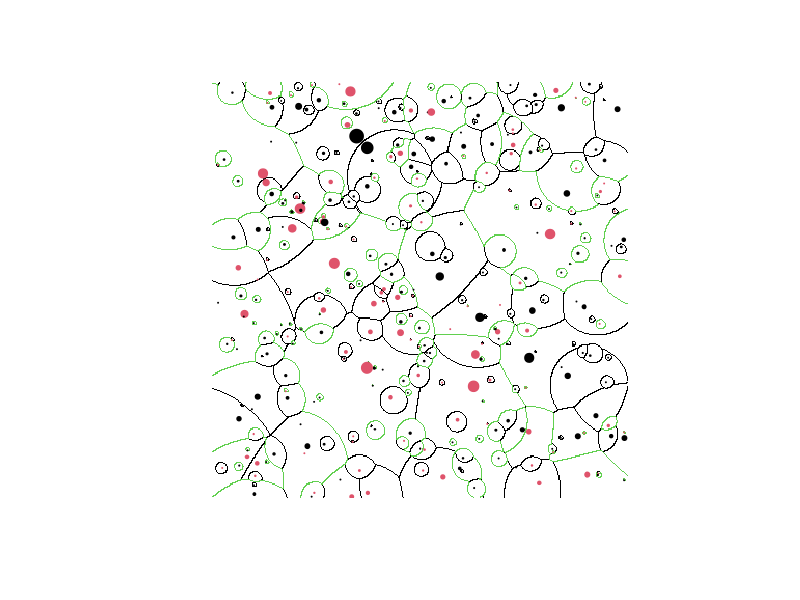

Reproduce this figure in R.
dxy <- .1    #Grid resolution
xMax <- 40   #Plot size
yMax <- 40

n <- xMax * yMax / 5 #Number of trees
set.seed(0)
td <- data.frame(x = runif(n)*xMax, y = runif(n)*yMax, d = rexp(n, .1), sp=rbinom(n, 1, .4)) #Tree data: x,y..Position, d..diameter, sp..species
td$w <- td$d/4  #Weight

fun <- function(x,y) { #Basic "Kreisbogen" equation
  ff <- function(x,y) {which.min(sqrt((td$x-x)^2 + (td$y-y)^2)/td$w)}
  mapply(ff, x, y)
}

x <- seq(0, xMax, by=dxy)
y <- seq(0, yMax, by=dxy)

#precalculate standarea and match tree size to stand area (as data is random)
res <- outer(x, y, fun)
tt <- table(res)*dxy^2
td$area[as.integer(names(tt))] <- tt
td$area[is.na(td$area)] <- 0
td[, c("x", "y")] <- td[order(td$area), c("x", "y")]
td$area <- NULL

res <- outer(x, y, fun)
png("/tmp/img.png", width = dim(res)[1]*2, height = dim(res)[2]*2, antialias="none", pointsize = 1)
image(x, y, rbind(FALSE, diff(res)!=0) | t(rbind(FALSE, diff(t(res))!=0)), asp=1, axes=F, xlab="", ylab="", col=c(0,1)) #Borders between trees are black
tt <- rbind(FALSE, diff(array(td$sp[res],dim(res)))!=0) | t(rbind(FALSE, diff(t(array(td$sp[res],dim(res))))!=0))
tt[!tt] <- NA
image(x, y, tt, col=c(3), add=T) #Borders between different species are green
with(td, symbols(x=x, y=y, circles=d/100, inches=F, add=T, fg=sp+1, bg=sp+1))
dev.off()

#Calculate stad area
tt <- table(res)*dxy^2
td$area[as.integer(names(tt))] <- tt
td$area[is.na(td$area)] <- 0

